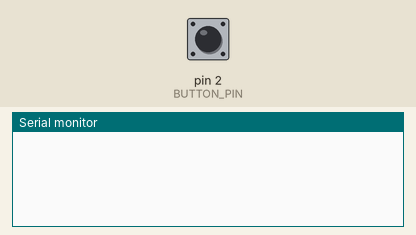
This sketch was run on a simulated Arduino Uno, built with avr-gcc and run on an emulated ATmega328P. Shown: the last lines printed to the serial monitor. Inputs (shaded band) come from the test bench; at power-on: pin 2 (BUTTON_PIN) HIGH. Storage starts empty; random numbers use the default seed unless the sketch sets one; the audio player accepts every command and is not drawn.

Above: at 1.2 s.
1.3 s: pin 2 (BUTTON_PIN) pulled LOW for 0.15 s
At 2.3 s:
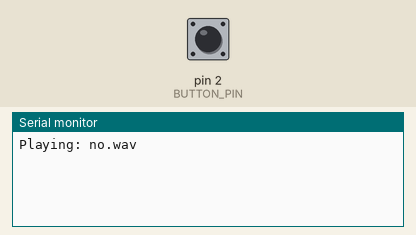
2.9 s: pin 2 (BUTTON_PIN) pulsed LOW 2 times (0.12 s each, 0.3 s apart)
At 3.7 s:
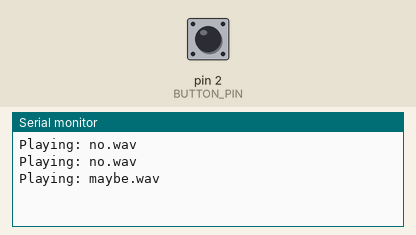
5.0 s: pin 2 (BUTTON_PIN) pulsed LOW 5 times (0.12 s each, 0.3 s apart)
At 6.16 s:
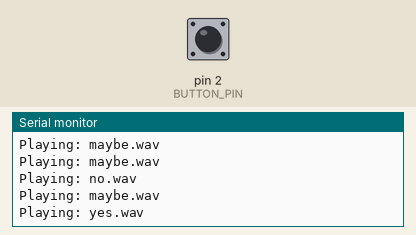

The sketch:

magic8ball.ino
```cpp
#include "SD.h"               // Biblioteca para acesso ao cartão SD
#include "TMRpcm.h"           // Biblioteca para reprodução de áudio
#include "SPI.h"              // Biblioteca de comunicação SPI


#define SD_ChipSelectPin 10   // Pino CS para o módulo SD
#define BUTTON_PIN 2          // Pino do botão (utiliza INPUT_PULLUP)


TMRpcm tmrpcm;                // Instância do objeto TMRpcm
const char *audioFiles[] = {"yes.wav", "no.wav", "maybe.wav"}; // Lista de arquivos de áudio
const int numFiles = sizeof(audioFiles) / sizeof(audioFiles[0]); // Quantidade de arquivos


bool lastButtonState = HIGH;  // Estado anterior do botão (para detectar mudanças)


void setup() {
  tmrpcm.speakerPin = 9;      // Define o pino de saída do speaker
  Serial.begin(9600);         // Inicializa comunicação serial para debug


  // Inicializa o módulo SD
  if (!SD.begin(SD_ChipSelectPin)) {
    Serial.println("SD fail"); // Mensagem de erro caso o SD não seja encontrado
    return;                    // Sai do setup se o cartão SD falhar
  }


  tmrpcm.setVolume(5);         // Ajusta o volume do áudio (0-7)
  pinMode(BUTTON_PIN, INPUT_PULLUP); // Configura o botão com resistor pull-up interno
}


void loop() {
  bool buttonState = digitalRead(BUTTON_PIN); // Lê o estado atual do botão


  // Verifica se o botão foi pressionado (mudança de HIGH para LOW)
  if (buttonState == LOW && lastButtonState == HIGH) {
    delay(50); // Debounce para evitar leituras múltiplas causadas por ruído
    if (digitalRead(BUTTON_PIN) == LOW) { // Verifica novamente se o botão está pressionado
      playRandomAudio(); // Chama a função para tocar um áudio aleatório
    }
  }


  lastButtonState = buttonState; // Atualiza o estado anterior do botão
}


// Função para tocar um áudio aleatório
void playRandomAudio() {
  int randomIndex = random(numFiles); // Seleciona um índice aleatório
  const char *selectedFile = audioFiles[randomIndex]; // Obtém o arquivo correspondente


  Serial.print("Playing: ");  // Exibe no monitor serial qual arquivo será reproduzido
  Serial.println(selectedFile);


  tmrpcm.play(selectedFile);  // Reproduz o arquivo selecionado
}
```

Measured:
- after the input at 1.3 s, the serial monitor: prints a new line after 0.05 s (image 1)
- after the input at 2.9 s, the serial monitor: prints a new line after 0.35 s (image 2)
- after the input at 5.0 s, the serial monitor: prints a new line after 0.95 s (image 3)
